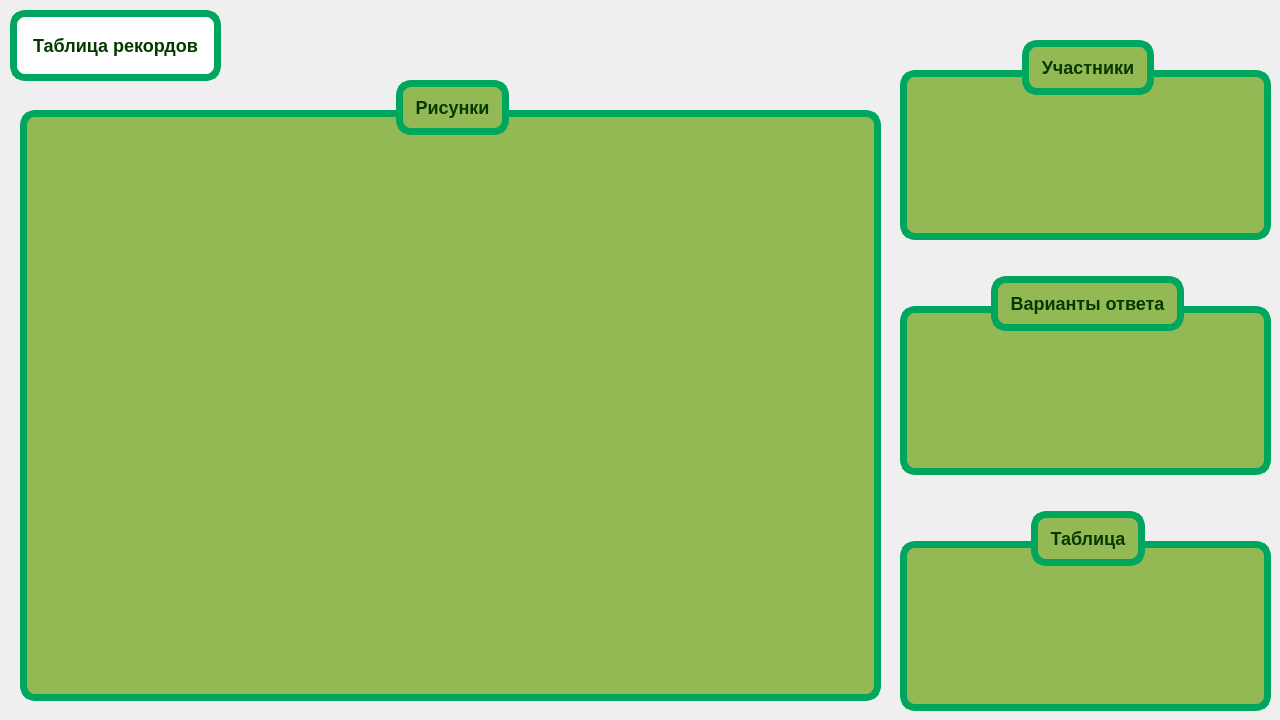
<?xml version="1.0" encoding="UTF-8"?>
<ui version="4.0">
 <class>MainGame</class>
 <widget class="QWidget" name="MainGame">
  <property name="geometry">
   <rect>
    <x>0</x>
    <y>0</y>
    <width>1280</width>
    <height>720</height>
   </rect>
  </property>
  <property name="minimumSize">
   <size>
    <width>1280</width>
    <height>720</height>
   </size>
  </property>
  <property name="maximumSize">
   <size>
    <width>1280</width>
    <height>720</height>
   </size>
  </property>
  <property name="windowTitle">
   <string>Form</string>
  </property>
  <property name="styleSheet">
   <string notr="true">QGroupBox{
	margin-top: 60px;
	background: #93B955;
	border: 7px solid #00A55E;
	border-radius: 15px;
	font-size: 18px;
	font-weight: bold;
}
QGroupBox::title{
	color: #053900;
	padding: 10px;
	subcontrol-position: top center;
	top: -30%;
	background:#93B955;
	border: 7px solid #00A55E;
	border-radius: 15px;
}

#pushButton{
	background: white;
	border: 7px solid #00A55E;
	border-radius: 15px;
	font-size: 32px;
	padding: 15px;
	font-weight: bold;
	color: #053900;
}

#pushButton::hover{
	background: #00A55E; 
	border: 7px solid #93B955; 
	border-radius: 15px; 
	font-size: 32px;
	font-weight: bold; 
	color: white;
}</string>
  </property>
  <widget class="QGroupBox" name="groupBox">
   <property name="geometry">
    <rect>
     <x>20</x>
     <y>50</y>
     <width>861</width>
     <height>651</height>
    </rect>
   </property>
   <property name="title">
    <string>Рисунки</string>
   </property>
   <widget class="QFrame" name="installerWidget">
    <property name="geometry">
     <rect>
      <x>0</x>
      <y>90</y>
      <width>861</width>
      <height>561</height>
     </rect>
    </property>
    <property name="styleSheet">
     <string notr="true">background: transparent;</string>
    </property>
    <property name="frameShape">
     <enum>QFrame::StyledPanel</enum>
    </property>
    <property name="frameShadow">
     <enum>QFrame::Raised</enum>
    </property>
   </widget>
  </widget>
  <widget class="QFrame" name="frame">
   <property name="geometry">
    <rect>
     <x>890</x>
     <y>0</y>
     <width>391</width>
     <height>721</height>
    </rect>
   </property>
   <property name="styleSheet">
    <string notr="true">QFrame{
	background: transparent
}</string>
   </property>
   <property name="frameShape">
    <enum>QFrame::StyledPanel</enum>
   </property>
   <property name="frameShadow">
    <enum>QFrame::Raised</enum>
   </property>
   <layout class="QVBoxLayout" name="verticalLayout">
    <item>
     <widget class="QGroupBox" name="groupBox_2">
      <property name="title">
       <string>Участники</string>
      </property>
     </widget>
    </item>
    <item>
     <widget class="QGroupBox" name="groupBox_3">
      <property name="title">
       <string>Варианты ответа</string>
      </property>
     </widget>
    </item>
    <item>
     <widget class="QGroupBox" name="groupBox_4">
      <property name="title">
       <string>Таблица</string>
      </property>
     </widget>
    </item>
   </layout>
  </widget>
  <widget class="QPushButton" name="pushButton">
   <property name="geometry">
    <rect>
     <x>10</x>
     <y>10</y>
     <width>211</width>
     <height>71</height>
    </rect>
   </property>
   <property name="styleSheet">
    <string notr="true">font-size: 18px;</string>
   </property>
   <property name="text">
    <string>Таблица рекордов</string>
   </property>
  </widget>
 </widget>
 <resources/>
 <connections/>
</ui>
